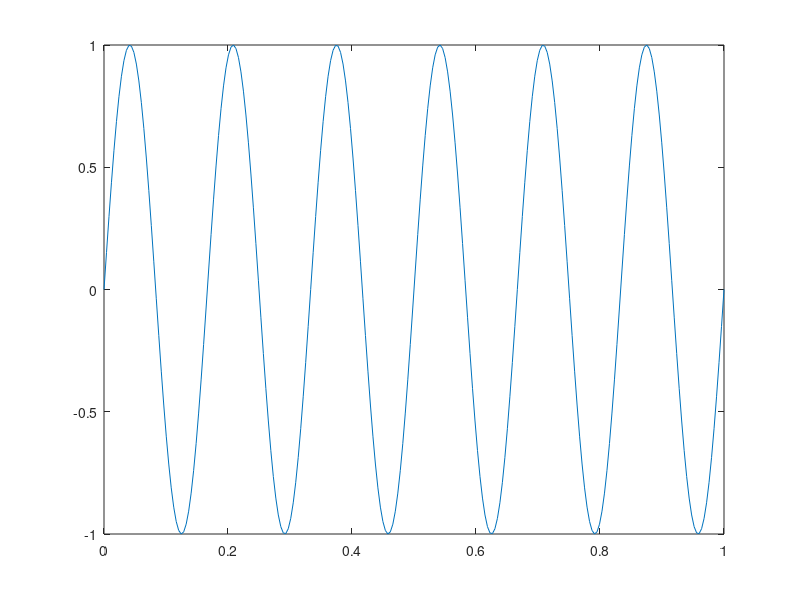
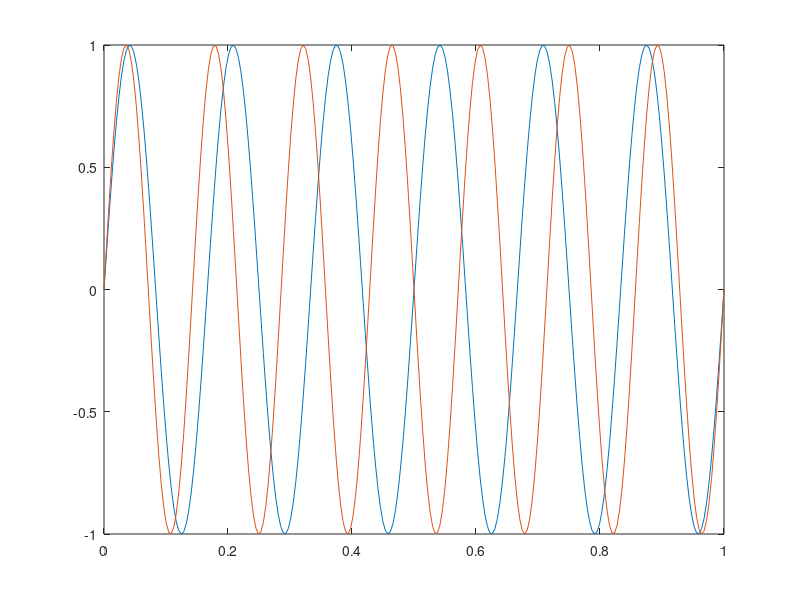

Source code (MATLAB) for these figures, in order:
clc
clear all
close all

% 1:
a = 2.^(0:10)

% 2:
t = linspace(0,1,250)';
sin6 = sin(2*pi*t*6);
figure
plot(t,sin6)
sin7 = sin(2*pi*t*7);
sins = [sin6 sin7];
figure
plot(t,sins)

% 3:
x=1:10;
kefel = x'*x;
[i,j]=find(kefel>=81)
kefel(kefel<20 | kefel>70)=0;

% 4a:
A = randn(10,5,3);
maximum=max(max(max(abs(A))))
[i,j,k]=find(abs(A)==maximum)
% 4b:
maximum=max(reshape(abs(A),numel(A),1,1))
[i,j,k]=find(abs(A)==maximum)

% 5a:
A=rand(99,1)*2-1;
mean3 = mean([A(1:3:end)  A(2:3:end)  A(3:3:end)])
std3 = std([A(1:3:end)  A(2:3:end)  A(3:3:end)])
% 5b:
A = sort(A);
% 5c:
A = A(end:-1:1);
first_neg_index = find(A<0,1)
A = A(1:first_neg_index-1);
A(end-5:end)

% 6
A = eye(10);
v = (1:10)';
vMat = repmat(v,1,10);
A = A + vMat

% 7:
[N,M]=meshgrid(1:4,1:2);
A = N+M
A1 = A(:,1:2)
A2 = A(:,3:4)
B = A1+A2
[v,e]=eig(B)
b = [1;1];
x = B\b
detB = det(B)
iB = inv(B)
condB = cond(B)
